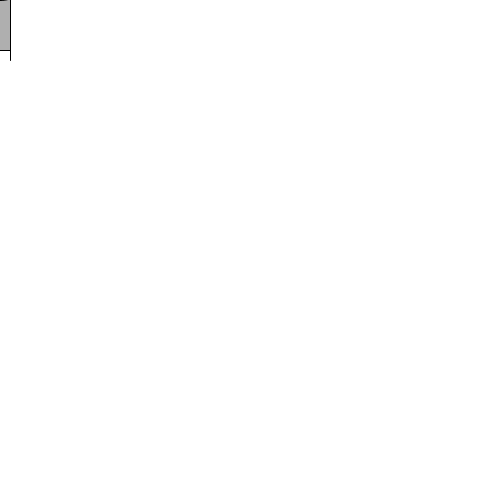
Frame 1 (no input)
Frame 60 (the mouse pressed at the canvas centre just before this capture): identical to frame 1, image omitted
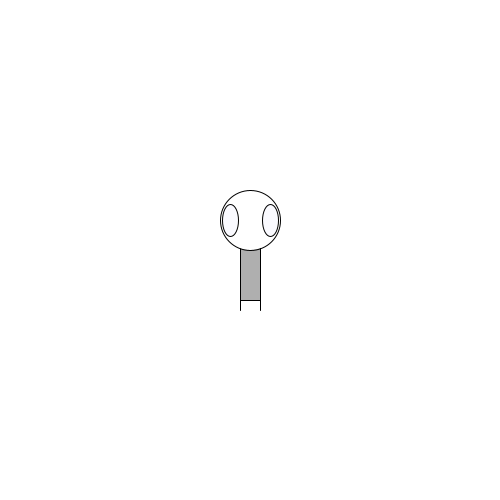
Frame 120 (the mouse held since frame 60 and released just before this capture)

The Processing sketch that drew these frames (run headless with seeded random() and noise(); from frame 60 on, the mouse is pressed at the canvas centre):

// Processing sketch: processing_9207
// ── processing_9207.pde

/*In this file zoogs eyes change colour!!*/

void setup () {
    size(500,500);
    smooth();
}
  
void draw() {
  
  background(255);
  
  ellipseMode(CENTER);
  rectMode(CENTER);
  
  stroke(0);
  fill(175);
  rect(mouseX,mouseY, 20,100);
  
  stroke(0);
  fill(255);
  ellipse(mouseX,mouseY-30,60,60);
  
  fill(mouseX, mouseY, mouseX+mouseY);
  ellipse(mouseX-20,mouseY-30,16,32);
  ellipse(mouseX+20,mouseY-30,16,32);
  
  stroke(0);
  line(mouseX-10,mouseY+50,mouseX-10,mouseY+60);
  line(mouseX+10,mouseY+50,mouseX+10,mouseY+60);
  
  
  //ellipse(81,70,16,32);
 // ellipse(119,70,16,32);
 //line(81,150,80,160);
 //line(110,150, 120,160);
}

/*In the following code zoogs eyes would change colour when mousepressed occurs!!
void mousePressed () {
  fill(mouseX+pmouseX,mouseY+pmouseY, 100);
  ellipse(mouseX-20,mouseY-30,16,32);
  ellipse(mouseX+20,mouseY-30,16,32);
  
}*/
